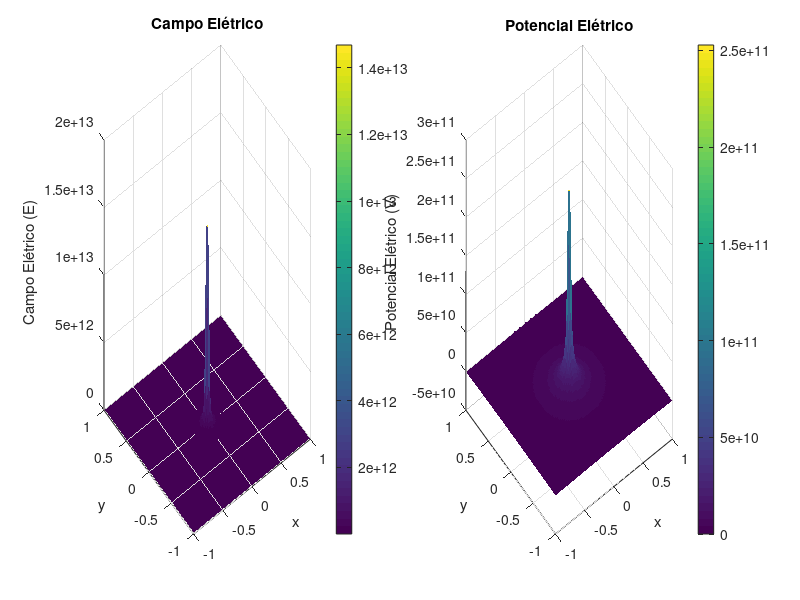

Here is the MATLAB script that generated this plot:
% Definindo parâmetros
k = 8.99e9;  % Constante eletrostática em N.m^2/C^2
a = 1;      % Definindo o raio do disco
[X, Y] = meshgrid(linspace(-a, a, 100), linspace(-a, a, 100));  % Malha de pontos x e y

% Convertendo x e y para rho
Rho = sqrt(X.^2 + Y.^2);

% Evitar divisão por zero no centro
Rho(Rho < 1e-10) = 1e-10;

% Campo Elétrico
E = arrayfun(@(r) integral(@(rp) k*rp.^2./r.^2, 0, a), Rho);

% Potencial Elétrico (Uso da integral cumulativa trapezoidal)
V = -cumtrapz(Rho(:), E(:));
V = reshape(V, size(Rho));

% Plotando
figure;

subplot(1, 2, 1);
surf(X, Y, E, 'EdgeColor', 'none');
colorbar;
xlabel('x');
ylabel('y');
zlabel('Campo Elétrico (E)');
title('Campo Elétrico');

subplot(1, 2, 2);
surf(X, Y, V, 'EdgeColor', 'none');
colorbar;
xlabel('x');
ylabel('y');
zlabel('Potencial Elétrico (V)');
title('Potencial Elétrico');